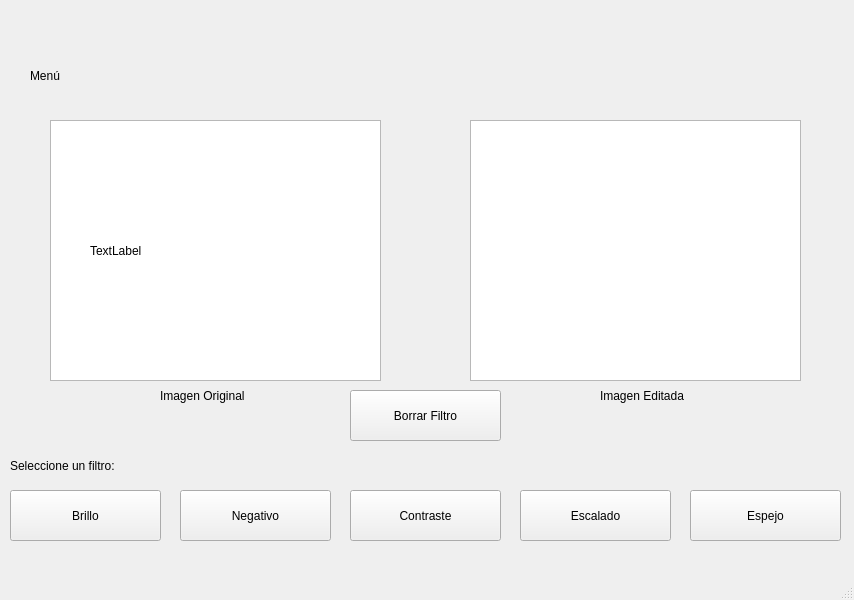
<?xml version="1.0" encoding="UTF-8"?>
<ui version="4.0">
 <class>Menu</class>
 <widget class="QMainWindow" name="Menu">
  <property name="geometry">
   <rect>
    <x>0</x>
    <y>0</y>
    <width>854</width>
    <height>600</height>
   </rect>
  </property>
  <property name="windowTitle">
   <string>Menu</string>
  </property>
  <widget class="QWidget" name="centralwidget">
   <widget class="QLabel" name="menu">
    <property name="geometry">
     <rect>
      <x>30</x>
      <y>60</y>
      <width>81</width>
      <height>31</height>
     </rect>
    </property>
    <property name="styleSheet">
     <string notr="true">font: 700 20pt &quot;Segoe UI&quot;;</string>
    </property>
    <property name="text">
     <string>Menú</string>
    </property>
   </widget>
   <widget class="QLabel" name="instrucciones">
    <property name="geometry">
     <rect>
      <x>10</x>
      <y>450</y>
      <width>141</width>
      <height>31</height>
     </rect>
    </property>
    <property name="styleSheet">
     <string notr="true">font: 12pt &quot;Segoe UI&quot;;</string>
    </property>
    <property name="text">
     <string>Seleccione un filtro:</string>
    </property>
   </widget>
   <widget class="QPushButton" name="b_contraste">
    <property name="geometry">
     <rect>
      <x>350</x>
      <y>490</y>
      <width>151</width>
      <height>51</height>
     </rect>
    </property>
    <property name="text">
     <string>Contraste</string>
    </property>
   </widget>
   <widget class="QPushButton" name="b_espejo">
    <property name="geometry">
     <rect>
      <x>690</x>
      <y>490</y>
      <width>151</width>
      <height>51</height>
     </rect>
    </property>
    <property name="text">
     <string>Espejo</string>
    </property>
   </widget>
   <widget class="QPushButton" name="b_escalado">
    <property name="geometry">
     <rect>
      <x>520</x>
      <y>490</y>
      <width>151</width>
      <height>51</height>
     </rect>
    </property>
    <property name="text">
     <string>Escalado</string>
    </property>
   </widget>
   <widget class="QPushButton" name="b_negativo">
    <property name="geometry">
     <rect>
      <x>180</x>
      <y>490</y>
      <width>151</width>
      <height>51</height>
     </rect>
    </property>
    <property name="text">
     <string>Negativo</string>
    </property>
   </widget>
   <widget class="QPushButton" name="b_brillo">
    <property name="geometry">
     <rect>
      <x>10</x>
      <y>490</y>
      <width>151</width>
      <height>51</height>
     </rect>
    </property>
    <property name="text">
     <string>Brillo</string>
    </property>
   </widget>
   <widget class="QGraphicsView" name="Imagen1">
    <property name="geometry">
     <rect>
      <x>50</x>
      <y>120</y>
      <width>331</width>
      <height>261</height>
     </rect>
    </property>
   </widget>
   <widget class="QGraphicsView" name="Imagen2">
    <property name="geometry">
     <rect>
      <x>470</x>
      <y>120</y>
      <width>331</width>
      <height>261</height>
     </rect>
    </property>
   </widget>
   <widget class="QLabel" name="original">
    <property name="geometry">
     <rect>
      <x>160</x>
      <y>380</y>
      <width>101</width>
      <height>31</height>
     </rect>
    </property>
    <property name="styleSheet">
     <string notr="true">font: 9pt &quot;Segoe UI&quot;;</string>
    </property>
    <property name="text">
     <string>Imagen Original</string>
    </property>
   </widget>
   <widget class="QLabel" name="editada">
    <property name="geometry">
     <rect>
      <x>600</x>
      <y>380</y>
      <width>101</width>
      <height>31</height>
     </rect>
    </property>
    <property name="styleSheet">
     <string notr="true">font: 9pt &quot;Segoe UI&quot;;</string>
    </property>
    <property name="text">
     <string>Imagen Editada</string>
    </property>
   </widget>
   <widget class="QLabel" name="porg">
    <property name="geometry">
     <rect>
      <x>90</x>
      <y>170</y>
      <width>261</width>
      <height>161</height>
     </rect>
    </property>
    <property name="text">
     <string>TextLabel</string>
    </property>
   </widget>
   <widget class="QLabel" name="nev">
    <property name="geometry">
     <rect>
      <x>530</x>
      <y>170</y>
      <width>221</width>
      <height>161</height>
     </rect>
    </property>
    <property name="text">
     <string/>
    </property>
   </widget>
   <widget class="QPushButton" name="b_borrar">
    <property name="geometry">
     <rect>
      <x>350</x>
      <y>390</y>
      <width>151</width>
      <height>51</height>
     </rect>
    </property>
    <property name="text">
     <string>Borrar Filtro</string>
    </property>
   </widget>
  </widget>
  <widget class="QMenuBar" name="menubar">
   <property name="geometry">
    <rect>
     <x>0</x>
     <y>0</y>
     <width>854</width>
     <height>22</height>
    </rect>
   </property>
  </widget>
  <widget class="QStatusBar" name="statusbar"/>
 </widget>
 <resources/>
 <connections/>
</ui>
